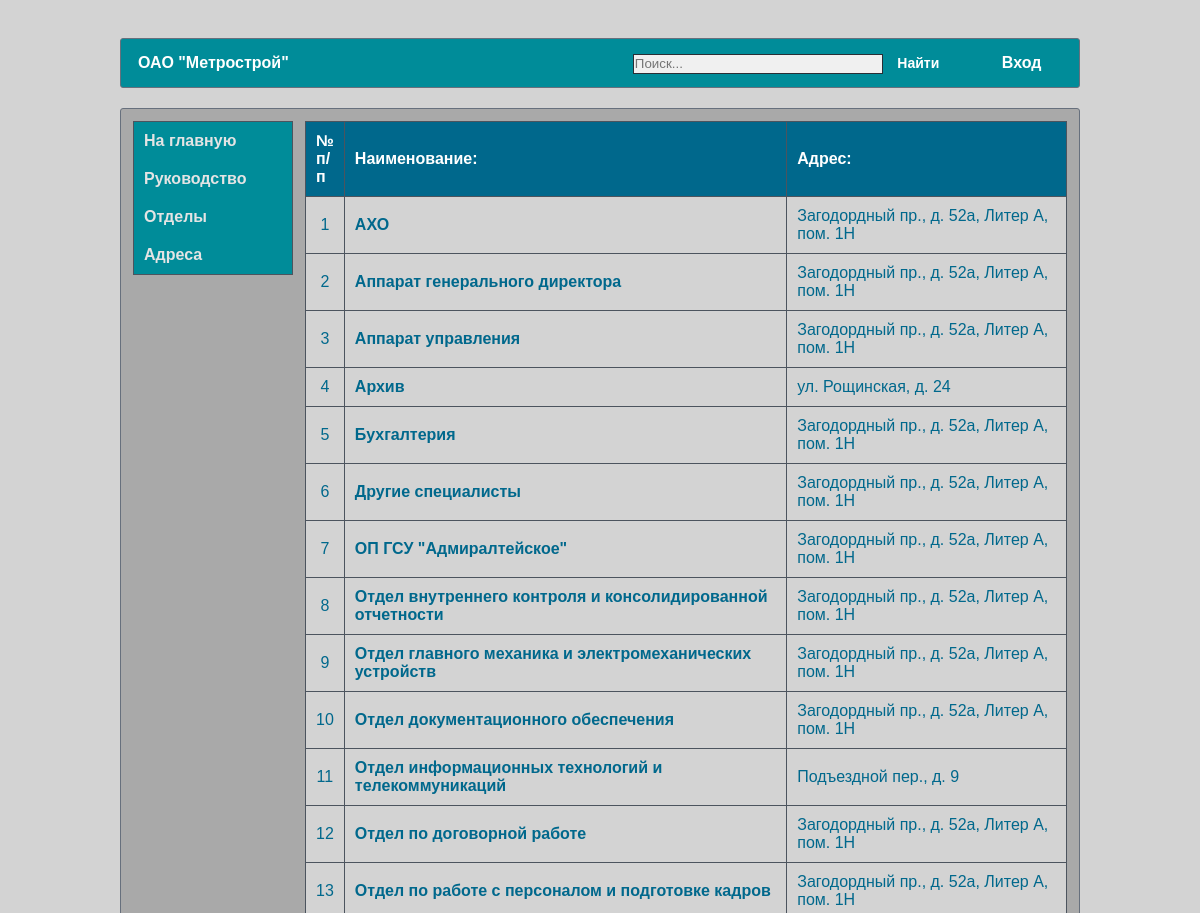
/departments/ (upper part), run on an earlier commit of the app's database.
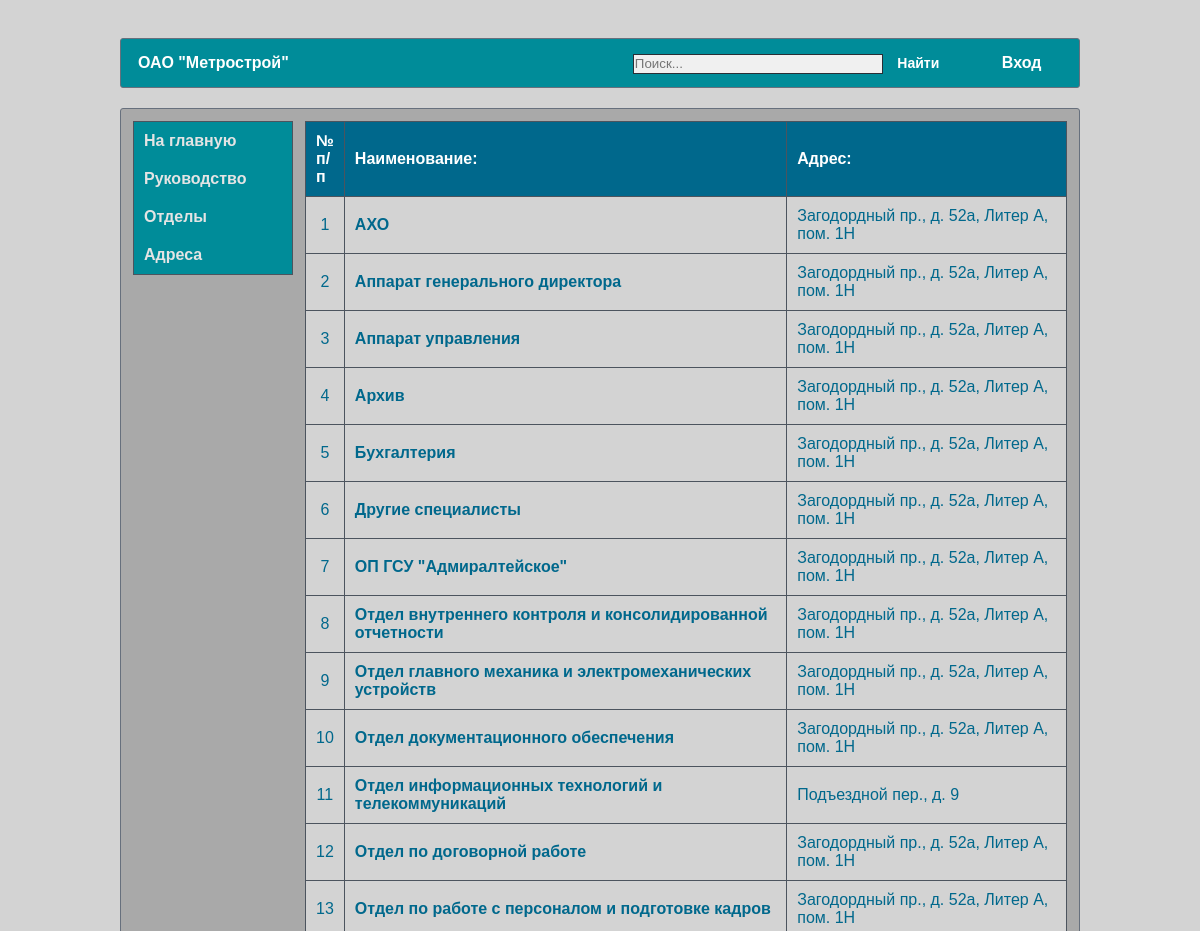
And on a later commit of the database.
### catalog/models.py (models this page shows, shortened)
class Department(models.Model):
    name = models.TextField(max_length=150, verbose_name="Наименование отдела/подзразделения")
    short_name = models.CharField(max_length=50, verbose_name="Сокращенное название", null=True, blank=True)
    adress = models.ForeignKey('AdressDepartment', on_delete=models.SET_NULL, verbose_name="Местонахождение", null=True, blank=True)
    priority = models.IntegerField(verbose_name="Приоритет", null=False, blank=False, default=1)
    class Meta:
        ordering = ["priority"]
    def get_absolute_url(self):
        return reverse('department-detail', args=[str(self.id)])

class AdressDepartment(models.Model):
    street = models.CharField(max_length=30, verbose_name="Улица")
    building = models.CharField(max_length=10, verbose_name="Дом/Строение")
    letter = models.CharField(max_length=20, verbose_name="Корпус/Литера", null=True, blank=True)
    room = models.CharField(max_length=20, verbose_name="Помещение", null=True, blank=True)
    class Meta:
        ordering = ["street"]
    def __str__(self):
        full_adress = self.street + ", " + self.building
        if self.letter:
            full_adress += ", " + self.letter
        if self.room:
            full_adress += ", " + self.room
        return full_adress

### catalog/views.py (the view)
# urls.py: path('departments/', DepartmentsView.as_view(), name='department'),
class DepartmentsView(View):
    def get(self, request):
        departments = Department.objects.all().order_by('name')
        context = {"departments": departments}
        return render(request, 'catalog/departments.html', context)

### templates/catalog/departments.html
{% extends "catalog/base.html" %}
{% load static %}
{% block content %}
        <table class="bordered">
            <thead>
            <tr>
                <th>№ п/п</th>
                <th>Наименование:</th>
                <th>Адрес:</th>
            </tr>
            </thead>
            <tbody>
            {% for department in departments %}
                <tr>
                    <td align="center" width="5%">{{ forloop.counter }}</td>
                    <td style="text-align: left">
                        <b><a href="{{ department.get_absolute_url }}">{{ department.name }}</a></b>
                    </td>
                    <td>{{ department.adress|default_if_none:"Не указан" }}</td>
                </tr>
            {% endfor %}
            </tbody>
        </table>
{% endblock %}

What changed in the data, as far as the page shows it:
changed Department "Архив": adress "ул. Рощинская, д. 24" → "Загодордный пр., д. 52а, Литер А, пом. 1Н"
